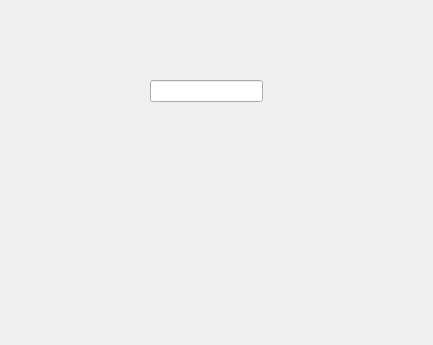
<?xml version="1.0" encoding="UTF-8"?>
<ui version="4.0">
 <class>D4</class>
 <widget class="QDialog" name="D4">
  <property name="geometry">
   <rect>
    <x>0</x>
    <y>0</y>
    <width>433</width>
    <height>345</height>
   </rect>
  </property>
  <property name="windowTitle">
   <string>Dialog</string>
  </property>
  <widget class="QLineEdit" name="lineEdit">
   <property name="geometry">
    <rect>
     <x>150</x>
     <y>80</y>
     <width>113</width>
     <height>22</height>
    </rect>
   </property>
  </widget>
  <widget class="QLabel" name="label_3">
   <property name="geometry">
    <rect>
     <x>0</x>
     <y>0</y>
     <width>431</width>
     <height>351</height>
    </rect>
   </property>
   <property name="text">
    <string/>
   </property>
   <property name="pixmap">
    <pixmap>../../../../shutterstock_117385867.jpg</pixmap>
   </property>
  </widget>
  <zorder>label_3</zorder>
  <zorder>lineEdit</zorder>
 </widget>
 <resources/>
 <connections/>
</ui>
